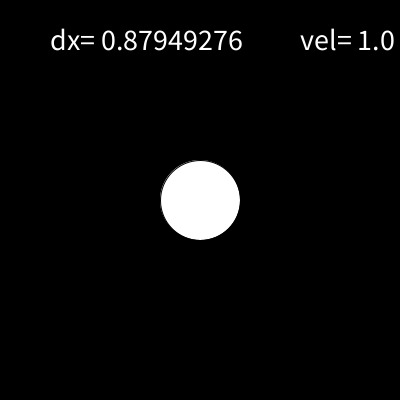
Frame 1 (no input)
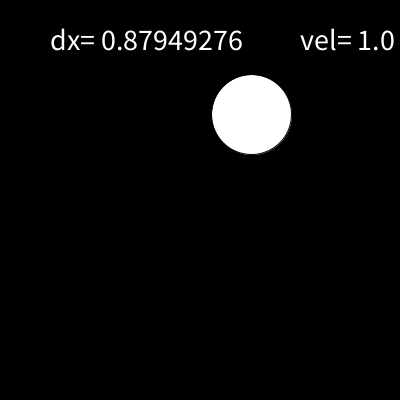
Frame 60 (the mouse pressed at the canvas centre just before this capture)
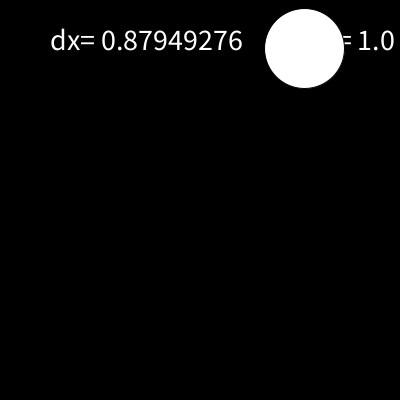
Frame 120 (the mouse held since frame 60 and released just before this capture)

The Processing sketch that drew these frames (run headless with seeded random() and noise(); from frame 60 on, the mouse is pressed at the canvas centre):

// Processing sketch: rebotes
// ── rebotes.pde
float px, py, dx, dy;
float vel;
int tam;
void setup() {
  size(400, 400);
  px = width/2;
  py = height/2;
  dx = random(-3, 3);
  dy = random(-3, 3);
  vel = 1;
  tam = 80;
  textSize(30);
}
void draw() {
  background(0);

  text("dx= "+dx, 50, 50);
  text("vel= "+vel, 300, 50);
  ellipse(px, py, tam, tam);
  px = px+dx *vel;
  py += dy *vel;
  // px = px+10;
  if (px>=width-tam/2 || px<tam/2) {
    dx = dx*-1;

    //vel = random(0.5, 1.5);
    // dx *= -1; // otra forma de sintaxis
  }
  if (py>=height-tam/2 || py<tam/2) {
    dy = dy*-1;
    //vel = random(0.5, 1.5);
    // dx *= -1; // otra forma de sintaxis
  }
}
